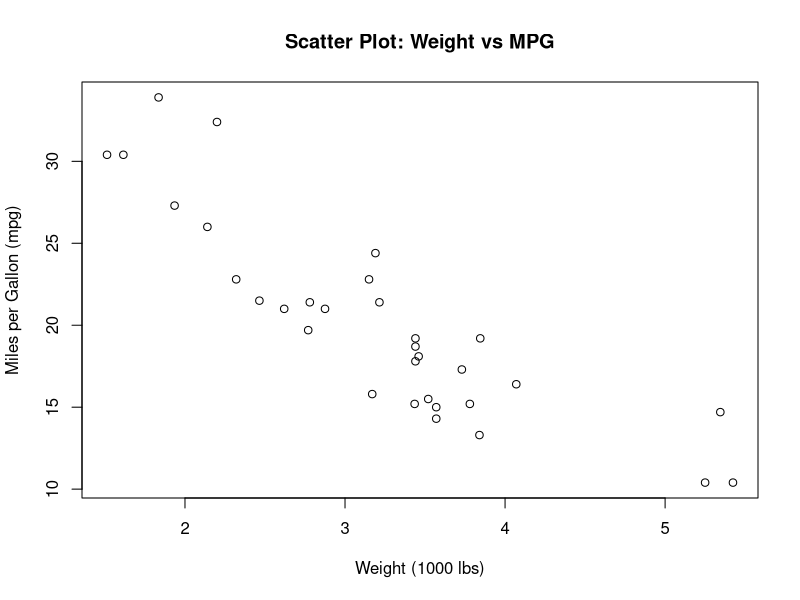

Write R code to recreate this figure.
# R script for scatter plot

# Load required library (usually not needed for base plots)
# library(ggplot2) # Uncomment if using ggplot2

# Use the built-in mtcars dataset
data(mtcars)

# Define the output file name
output_file <- "qq3915v9xbm6.png"

# Open a PNG device
png(output_file, width = 800, height = 600)

# Create the scatter plot
plot(mtcars$wt, mtcars$mpg,
     main = "Scatter Plot: Weight vs MPG",
     xlab = "Weight (1000 lbs)",
     ylab = "Miles per Gallon (mpg)")

# Close the PNG device to save the file
dev.off()

cat("Scatter plot saved to", output_file, "\n")
